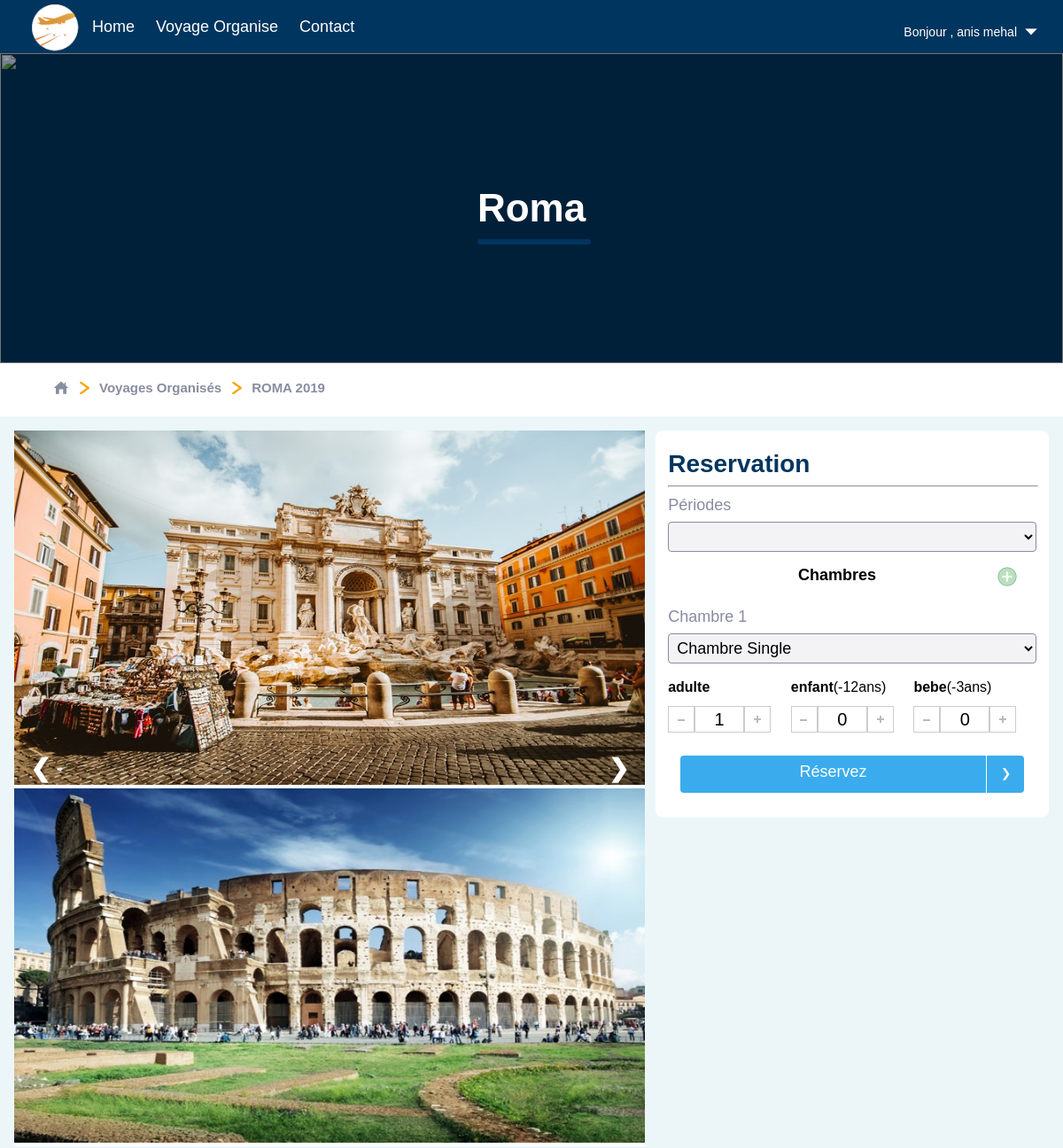
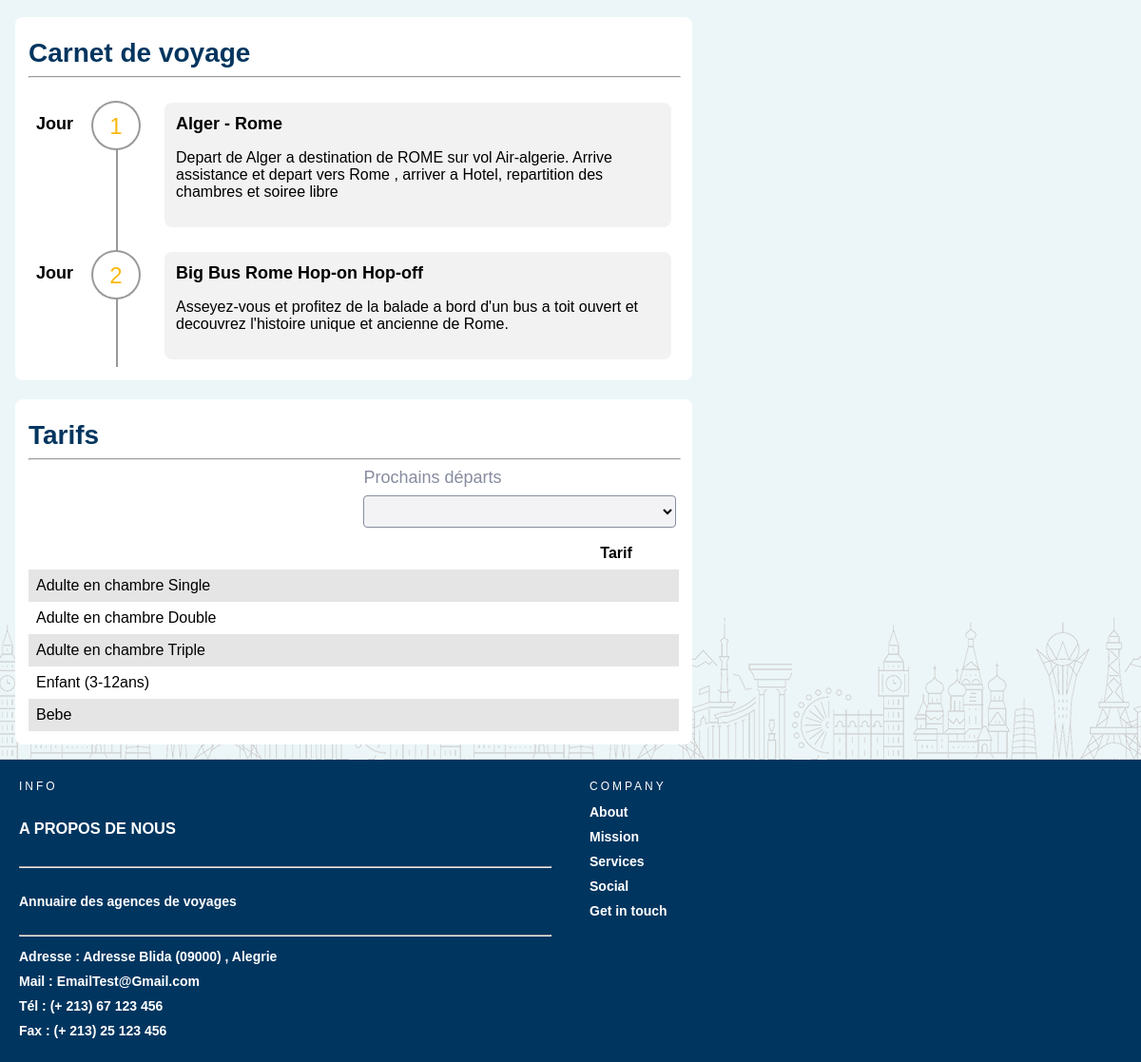
Page /Voyage.php?voyage_id=1 (signed in) on the committed database (2 pictures, top to bottom).
### tables this page shows
create table voyage
(
   voyage_id            int not null auto_increment,
   compte_agence_id     int,
   nom                  varchar(20),
   ville_id             int,
   guide_id             int,
   nbr_jour             int,
   hotel_id             int,
   description          varchar(500),
   cover                varchar(20),
   primary key (voyage_id)
);

create table ville
(
   ville_id             int not null auto_increment,
   nom                  varchar(50),
   pays_id              int,
   primary key (ville_id),
   key AK_ville (ville_id)
);

create table voyage_jour
(
   voyage_jour_id       int not null auto_increment,
   voyage_id            int,
   nbr_jour             int,
   endroit_id           int,
   primary key (voyage_jour_id)
);

create table endroit
(
   endroit_id           int not null auto_increment,
   endroit_nom          varchar(35),
   ville_id             int,
   description          text,
   primary key (endroit_id),
   key AK_endroit_id (endroit_id)
);

### php/database.inc (called while the page is built, shortened)
<?php
class database{
  public $connection;
  public function __construct()
  {
    $this->connection=mysqli_connect("localhost","root","","pfe");
    $this->connection->set_charset("utf8");
  }
  public function query($sql)
  {
    $result=mysqli_query($this->connection,$sql);
    return $result;
  }
}

### php/Voyage.inc (called while the page is built, shortened)
<?php
require "Endroit.inc";
class Voyage{
  public $voyage_id;
  public function __construct($voyage_id,$nom,$ville,$nbr_jour,$hotel_id, $description,$img)
{
  $this->voyage_id=$voyage_id;
  $this->nom=$nom;
  $this->ville=$ville;
}
public function LoadListEndroit()
{
  $list=array();
  $database=new database();
  $result=$database->query("select nbr_jour,endroit_nom,description from voyage_jour join endroit on voyage_jour.endroit_id=endroit.endroit_id
                                where voyage_id=".$this->voyage_id );
  while($row=mysqli_fetch_assoc($result)){
    $list[]=new Endroit($row["nbr_jour"],$row["endroit_nom"],'',$row["description"],"");
  }
  return $list;
}
}

### php/Endroit.inc (called while the page is built, shortened)
<?php
class Endroit {
 public function __construct ( $id , $nom , $ville_id , $description , $prix) {
  $this->id = $id;
  $this->nom = $nom;
  $this->description = $description;
 }
}

### Voyage.php (the view, shortened to what this page needs)
<!DOCTYPE html>
<?php
require 'php/database.inc';
require 'php/Voyage.inc';
$database=new database();
if(isset($_GET["voyage_id"])){
  $result=$database->query("select voyage_id,compte_agence_id,voyage.nom,ville.nom as ville,nbr_jour,hotel_id,description,cover from voyage join ville on voyage.ville_id=ville.ville_id where voyage_id=".$_GET["voyage_id"]) ;
  $row=mysqli_fetch_assoc($result);
  $voyage=new Voyage($row["voyage_id"],$row["nom"],$row["ville"],$row["nbr_jour"],$row["hotel_id"],$row["description"],$row["cover"]);
  $jour=$voyage->LoadListEndroit();
}else{
  die("erreur voyage_id");
}
 ?>
<html lang="en" dir="ltr">
  <head>
    <?php include 'php/Client/css.php'; ?>
  </head>
  <body onload="LoadDate(<?php echo $_GET["voyage_id"]; ?>);window.i=0;AfficheImage();">
    <div class="nav_bar">
      <div class="nav_bar_cover_index">
        <div class="nav_bar_cover_index_img">
          <img src="img/Client/Cover/cover-roma.jpeg" alt="">
        </div>
        <div class="nav_bar_titre">
          <?php echo $voyage->ville; ?>
        </div>
      </div>
      <div class="nav_bar_titre_bar">
        <div class="nav_bar_titre_bar_url">
          <div class="nav_bar_titre_bar_url_icon">
            <div class="nav_bar_titre_bar_url_icon_btn">
              <a href="index.php" >
                <img src="img\Client\icon\home18pxgris.png" alt="">
              </a>
              <a href="#">
                <img src="img\Client\icon\suivant18pxlemon.png" class="nav_bar_titre_bar_url_icon_suivant">
              </a>
              <label> Voyages Organisés</label>
              <a href="#">
                <img src="img\Client\icon\suivant18pxlemon.png" class="nav_bar_titre_bar_url_icon_suivant">
              </a>
              <label><?php echo $voyage->nom; ?></label>
            </div>
          </div>
        </div>
      </div>
    </div>
    <div class="voyage_page">
      <div class="page_gauche">
        <div class="voyage_page_gauche">
          <div class="list_photo_de_voyage">
            <div class="photo_de_voyage">
              <img src="img\Client\photo\1-1.jpeg" alt="">
            </div>
            <div class="photo_de_voyage">
              <img src="img\Client\photo\1-2.jpeg" alt="">
            </div>
            <a class="photo_precedent" onclick="moinsphoto()">❮</a>
            <a class="photo_suivant" onclick="plusphoto()">❯</a>
          </div>
          <div class="espace_voyage">
            <div class="formulaire_titre">
              Carnet de voyage
            </div>
            <hr class="formulaire_ligne">
            <div class="les_jours_voyage">
              <?php  foreach ($jour as $k => $v) {?>
                <div class="jour_voyage">
                  <label for="">Jour</label>
                  <div class="numero_jour_voyage"><?php echo $v->id; ?></div>
                  <div class="description_jour">
                    <strong><?php echo $v->nom; ?></strong>
                    <p>
                      <?php echo $v->description; ?>
                    </p>
                  </div>
                </div>
              <?php }  ?>
            </div>
          </div>
          <div class="espace_voyage">
            <div class="formulaire_titre">
              Tarifs
            </div>
            <hr class="formulaire_ligne">
            <div class="formulaire_row_2item">
              <div class="formulaire_row_item"></div>
              <div class="formulaire_row_item">
                <label for="Online" class="formulaire_row_item_label"> Prochains départs </label>
                <select class="formulaire_row_item_input" name="" id="table_date_prix" onchange="AffichePrix(this.value)">
                </select>
              </div>
            </div>
            <table class="table_tarifs">
              <thead>
                <tr>
                  <td width="550"></td>
                  <th>Tarif</th>
                </tr>
              </thead>
              <tbody>
                <tr>
                  <td>Adulte en chambre Single</td>
                  <th class="prix"></th>
                </tr>
                <tr>
                  <td>Adulte en chambre Double</td>
                  <th class="prix"></th>
                </tr>
                <tr>
                  <td>Adulte en chambre Triple</td>
                  <th class="prix"></th>
                </tr>
                <tr>
                  <td>Enfant (3-12ans)</td>
                  <th class="prix"></th>
                </tr>
                <tr>
                  <td>Bebe</td>
                  <th class="prix"aa></th>
                </tr>
              </tbody>
            </table>
          </div>
        </div>
      </div>
      <div class="voyage_page_droite">
        <div class="page_droite">
          <div class="espace_voyage" id="espace_reservation">
            <form id="my_form" method="GET" action="Reservez.php" >
              <div class="formulaire_titre">
                Reservation
              </div>
              <hr class="formulaire_ligne">
            <div class="formulaire_row_item">
              <label for="" class="formulaire_row_item_label">Périodes</label>
              <select class="formulaire_row_item_input" name="voyage_date_id" id="text_reserve">
              </select>
            </div>
            <div class="list_chambre">
              <label >Chambres</label>
              <button type="button" name="button" id="AjouterChambre" >
                <img src="img\Client\icon\add22px.png" alt="">
              </button>
            </div>
            <div id="list_chambre">
              <div class="formulaire_row_item">
                <label for="" class="formulaire_row_item_label">Chambre 1</label>
                <select class="formulaire_row_item_input" name="type_chambre[]" id="select_row_1" onchange="InitChambre(1)">
                  <option value="1" > Chambre Single </option>
                </select>
                <div class="nbr_personne">
                  <div class="categorie_presonne">
                    <label for=""><strong>adulte</strong></label>
                    <div class="nbr_personne_btn">
                      <button type="button" name="button" class="minus" onclick="BtnMoinsChambre(1,'adulte')" ></button>
                      <input type="text"  class="nbr_personne_row_1" name="adulte[]" value="1" id="btn_adulte_row_1" readonly>
                      <button type="button" name="button" class="plus" onclick="BtnPlusChambre(1,'adulte')"></button>
                    </div>
                  </div>
                  <div class="categorie_presonne" >
                    <label for=""><strong>enfant</strong>(-12ans)</label>
                    <div class="nbr_personne_btn">
                      <button type="button" name="button" class="minus" onclick="BtnMoinsChambre(1,'enfant')" ></button>
                      <input type="text" class="nbr_personne_row_1" name="enfant[]" id="btn_enfant_row_1" value="0" readonly>
                      <button type="button" name="button" class="plus" onclick="BtnPlusChambre(1,'enfant')" ></button>
                    </div>
                  </div>
                  <div class="categorie_presonne">
                    <label for=""><strong>bebe</strong>(-3ans)</label>
                    <div class="nbr_personne_btn">
                      <button type="button" name="button" class="minus" onclick="BtnMoinsChambre(1,'bebe')" ></button>
                      <input type="text" class="nbr_personne_row_1" name="bebe[]" id="btn_bebe_row_1" value="0" readonly>
                      <button type="button" name="button" class="plus" onclick="BtnPlusChambre(1,'bebe')" ></button>
                    </div>
                  </div>
                </div>
              </div>
            </div>
            <div class="index_offre_top_voyage_btn_more">
              <a href="javascript:{}" onclick="ButtonReserver(<?php if(isset($_SESSION["client_id"])) echo "'ok'";else echo "'no'";?>)">
                <div class="index_offre_top_voyage_btn_more_titre">
                  <label for="">Réservez</label>
                  <img src="img/Client/icon/suivant18px.png" alt="">
                </div>
              </a>
            </div>
            </form>
          </div>
        </div>
      </div>
    </div>
  </body>
</html>

### css/Client/standard.css (style rules this page uses)
:root { --color-bleu-claire :#3AACED; --color-bleu :#00355f; --color-bleu-fonce :#001f39; --color-lemon: #f9a60f; --color-lemon-2eme : #EEC218; --color-gris :#888DA0; }
body,html { margin: 0px; padding: 0px; background-color: #ECF6F8; font-family:sans-serif; }
a { text-decoration: none; color: white; }

### css/Client/navbar.css (style rules this page uses)
.nav_bar { justify-content: center; background-color: var(--color-bleu); }
.nav_bar_cover_index { height: 350px; width: 100%; display: flex; justify-content: center; position: relative; }
.nav_bar_cover_index_img { position: absolute; left: 0; right: 0; }
.nav_bar_cover_index_img img { height: 350px; width: 100%; z-index: 1; position: absolute; }
.nav_bar_cover_index_img::after { content: ''; width: 100%; height: 350px; position: absolute; background-color: rgb(0,0,0,.4); z-index: 2; }
.nav_bar_titre { margin-top: auto; margin-bottom: auto; z-index: 6; color: white; font-size: 44px; font-weight: 600; position: relative; }
.nav_bar_titre::before { content: ''; position: absolute; z-index: 6; width: 100%; border: 3px solid var(--color-bleu); border-radius: 16px; margin-top: 60px; }
.nav_bar_titre_bar { background-color: white; height: 60px; display: flex; justify-content: center; }
.nav_bar_titre_bar_url { width: 90%; height: 100%; display: table; }
.nav_bar_titre_bar_url_icon { display: table-cell; vertical-align: middle; }
.nav_bar_titre_bar_url_icon_btn { display: flex; }
.nav_bar_titre_bar_url_icon_suivant { margin-left: 8px; margin-right: 8px; }
.nav_bar_titre_bar_url_icon label { font-size: 15px; font-weight: 600; color: var(--color-gris); }

### css/Client/index.css (style rules this page uses)
.index_offre_top_voyage_btn_more { display: flex; justify-content: center; padding: 14px; overflow: hidden; }
.index_offre_top_voyage_btn_more a,.voyage_organise_btn_more a,.btn_envoyee { text-decoration: none; color: white; font-size: 18px; font-weight: 200; background-color: var(--color-bleu-claire); width: 240px; border-radius: 4px; border: none; }
.index_offre_top_voyage_btn_more_titre { display: flex; justify-content: space-between; text-align: center; position: relative; }
.index_offre_top_voyage_btn_more_titre label { margin-top: 8px; width:100%; cursor: pointer; }
.index_offre_top_voyage_btn_more_titre img { padding: 12px; border-left: 1px solid white; }
.index_offre_top_voyage_btn_more_titre::after,.btn_envoyee::after { content: ""; height: 40px; width: 0px; background-color: rgb(255,255,255,.1); position:absolute; transition: .4s; }

### css/Client/formulaire.css (style rules this page uses)
.formulaire_titre { margin-top: 8px; font-size: 28px; font-weight: 700; color: var(--color-bleu); }
.formulaire_ligne { color: #fff; width: 100%; }
.formulaire_row_item { display: grid; grid-row-gap: 8px; }
.formulaire_row_2item { display: grid; grid-template-columns: 48% 48%; grid-column-gap: 24px; }
.formulaire_row_item_label { font-size: 18px; color: #878C9F; }
.formulaire_row_item_input { border: 1px solid #878c9f; background-color: rgb(135, 140, 159,.1); border-radius: 4px; padding:5px; font-size: 18px; font-family: unset; }

### rows in the picture
voyage: ville.nom "Roma", nom "ROMA 2019"
voyage_jour: nbr_jour "1", endroit.endroit_nom "Alger - Rome", endroit.description "Depart de Alger a destination de ROME sur vol Air-algerie. Arrive assistance et depart vers Rome , arriver a Hotel, repartition des chambres et soiree libre"
voyage_jour: nbr_jour "2", endroit.endroit_nom "Big Bus Rome Hop-on Hop-off", endroit.description "Asseyez-vous et profitez de la balade a bord d'un bus a toit ouvert et decouvrez l'histoire unique et ancienne de Rome."

### other values in the picture
$_SESSION["prenom"] "anis"
$_SESSION["nom"] "mehal"
